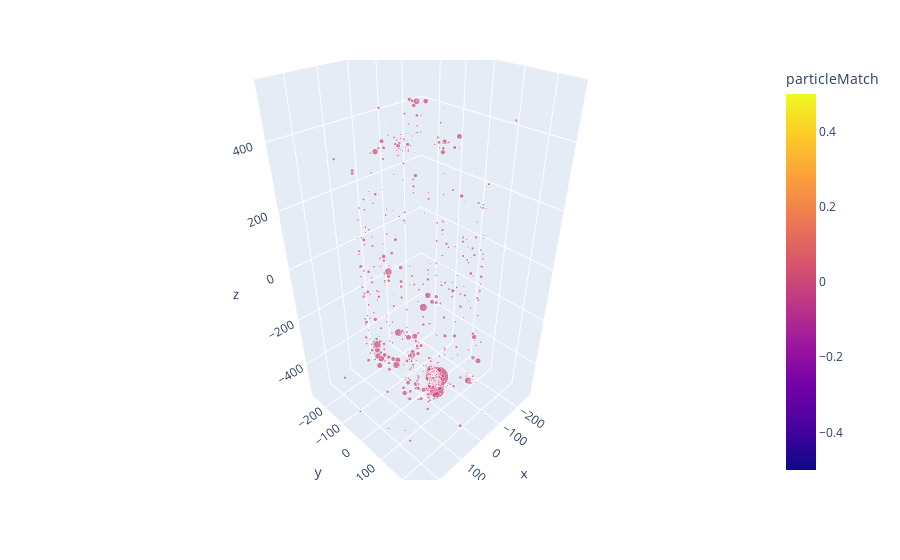

Notebook code cell kept with this figure:
### Code cell
px.scatter_3d(flat_events[0], x='x', y='y', z='z', color='particleMatch', size='energy')

### Figure 1 — Plotly figure (JSON) as saved in the notebook; plotly's stock layout.template omitted (floating-point values rounded to 4 significant figures; data arrays with more than 128 entries replaced by an {"elided": "..."} marker saying what was removed)
{"data": [{"hovertemplate": "x=%{x}<br>y=%{y}<br>z=%{z}<br>energy=%{marker.size}<br>particleMatch=%{marker.color}<extra></extra>", "legendgroup": "", "marker": {"color": {"elided": "1075 int values"}, "coloraxis": "coloraxis", "size": {"elided": "1075 float values"}, "sizemode": "area", "sizeref": 0.08595, "symbol": "circle"}, "mode": "markers", "name": "", "scene": "scene", "showlegend": false, "type": "scatter3d", "x": {"elided": "1075 float values"}, "y": {"elided": "1075 float values"}, "z": {"elided": "1075 float values"}}], "layout": {"coloraxis": {"colorbar": {"title": {"text": "particleMatch"}}, "colorscale": [[0, "#0d0887"], [0.1111, "#46039f"], [0.2222, "#7201a8"], [0.3333, "#9c179e"], [0.4444, "#bd3786"], [0.5556, "#d8576b"], [0.6667, "#ed7953"], [0.7778, "#fb9f3a"], [0.8889, "#fdca26"], [1, "#f0f921"]]}, "legend": {"itemsizing": "constant", "tracegroupgap": 0}, "margin": {"t": 60}, "scene": {"domain": {"x": [0, 1], "y": [0, 1]}, "xaxis": {"title": {"text": "x"}}, "yaxis": {"title": {"text": "y"}}, "zaxis": {"title": {"text": "z"}}}}}
